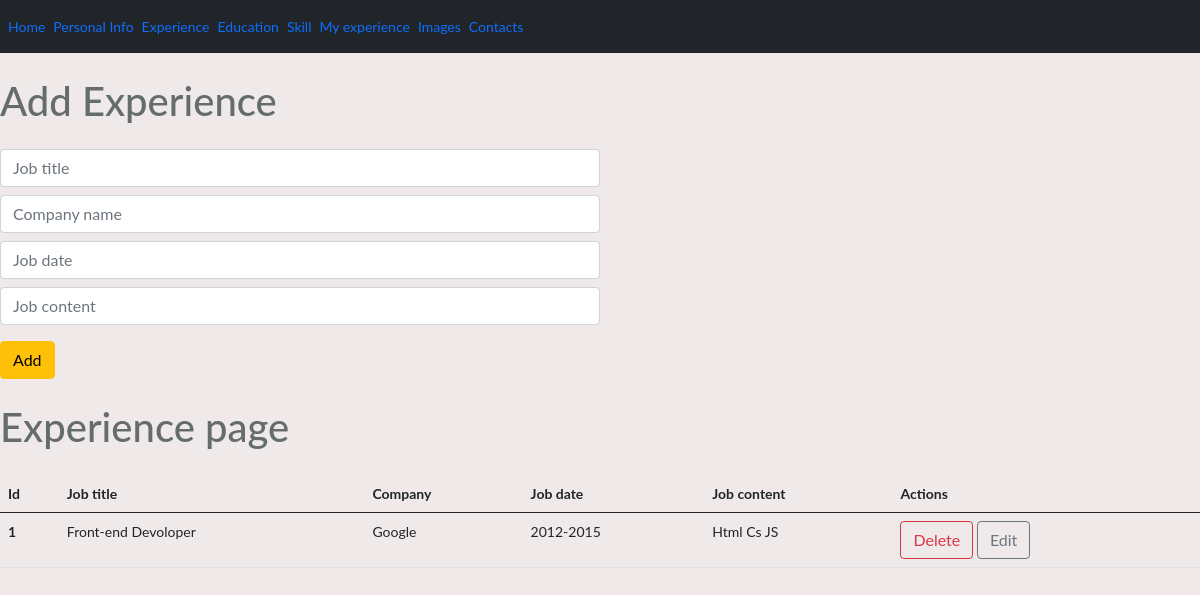
/admin/experience, run on the app's committed database.
### models.py (models this page shows)
class Experience(db.Model):
    id=db.Column(db.Integer,primary_key=True)
    job_title=db.Column(db.String(50))
    company=db.Column(db.String(50))
    job_date=db.Column(db.String(50))
    job_content=db.Column(db.String(250))

### controllers/admin/experience.py (the view, shortened to what this page needs)
@app.route('/admin/experience',methods=['GET','POST'])
def admin_experience_index():
    from run import db
    from models import Experience
    experiences=Experience.query.all()
    return render_template('admin/experience.html',experiences=experiences)

### templates/admin/experience.html
{% extends "admin/base.html" %} {% block content %}
<h1 class="adminpage ml-4 mt-4">Add Experience</h1>
<form action="/admin/experience" method="POST" class="w-50 ml-4 mt-4">
  <input
    type="text"
    name="job_title"
    class="form-control my-2"
    placeholder="Job title"
  />
  <input
    type="text"
    name="company"
    class="form-control my-2"
    placeholder="Company name"
  />
  <input
    type="text"
    name="job_date"
    class="form-control my-2"
    placeholder="Job date"
  />
  <input
    type="text"
    name="job_content"
    class="form-control my-2"
    placeholder="Job content"
  />
  <input type="submit" class="btn btn-warning my-2" value="Add" />
</form>
<h1 class="adminpage ml-4 mt-3">Experience page</h1>
<table class="table table-hover mt-4 ml-4">
  <thead>
    <tr>
      <th scope="col">Id</th>
      <th scope="col">Job title</th>
      <th scope="col">Company</th>
      <th scope="col">Job date</th>
      <th scope="col">Job content</th>
      <th scope="col">Actions</th>
    </tr>
  </thead>
  <tbody>
    {% for experience in experiences %}
    <tr>
      <th scope="row">{{experience.id}}</th>
      <td>{{experience.job_title}}</td>
      <td>{{experience.company}}</td>
      <td>{{experience.job_date}}</td>
      <td>{{experience.job_content}}</td>
      <td>
        <a href="/deleteexp/{{experience.id}}" class="btn btn-outline-danger">Delete</a>
        <a href="/updateexp/{{experience.id}}" class="btn btn-outline-secondary">Edit</a>
      </td>
    </tr>
    {% endfor %}
  </tbody>
</table>
{% endblock %}

### static/app/css/style.css (style rules this page uses)
body { font-family: Lato, serif, Calibri, Arial; font-size: 14px; background-color: #efe9e9; color: #656c6d; font-weight: 400; margin: 0; padding: 0; box-sizing: border-box; }

### data on the page
Experience: id "1", job_title "Front-end Devoloper", company "Google", job_date "2012-2015", job_content "Html Cs JS"
